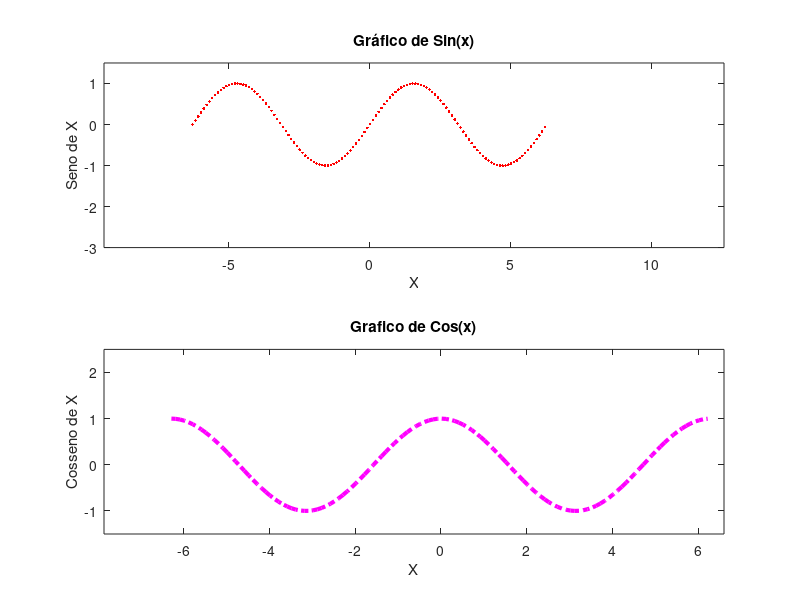

Write MATLAB code to recreate this figure.
x = 0:0.1:4*pi;

plot(x, sin(x), 'linewidth', 3);
hold all
plot(x, cos(x), '--', 'linewidth', 3);
plot(x, tan(x), '-.', 'linewidth', 3);
plot(x, exp(x), ':', 'linewidth', 3);
plot(x, log(x), '*', 'linewidth', 3);
axis([0,10,-2,4]);
legend('Seno', 'Cosseno', 'Tangente', 'Exponencial', 'Logaritmo');
legend('boxoff');
hold off

x = -2*pi:0.1:2*pi;
subplot(2, 1, 1)
plot(x, sin(x), '.r', 'linewidth', 3);
title('Gráfico de Sin(x)');
axis([-3*pi, 4*pi, -3, 1.5]);
xlabel('X');
ylabel('Seno de X');
subplot(2, 1, 2)
plot(x, cos(x), '-.m', 'linewidth', 3);
axis([-2.5*pi, 2.1*pi, -1.5, 2.5]);
title('Grafico de Cos(x)');
xlabel('X');
ylabel('Cosseno de X');
